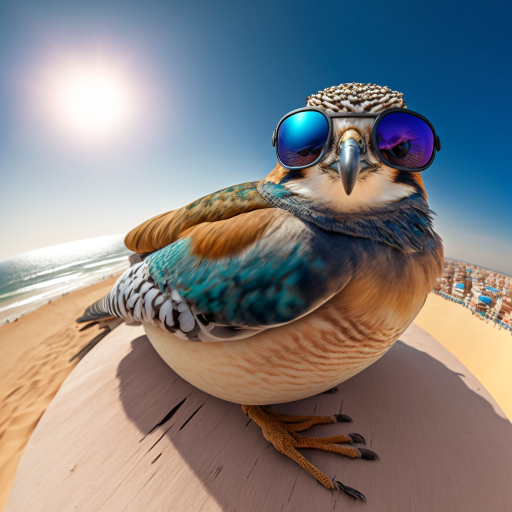
#> input picture supervisely/split_n_merge/input/a_bird_with_fashion_sunglasses.png, 1024 x 1024 px, given as the content of the folder input/DAVIS/Annotations_unsupervised/480p/, which was not available (shown at 1/2 size)
$ python visualizer.py
#> lines starting #> are read from the running program, lines starting #| are printed output that depends on the picture; after the words box and inside, x2 and y2 are one past the last pixel; in counts of white or black regions, pixels touching at a corner belong together; pictures that were not available may be replaced by others from this repository, and a replacement may not be noted
import logging
import urllib.request
import zipfile
import cv2
import numpy as np
import os
from PIL import Image


logging.basicConfig(level=logging.INFO)


# ------------------------- OPTIONAL -------------------------
# Download file
# [42 lines left out: functions download_and_show_progress, extract_all, not called in this run]


# --------------------------- MAIN ---------------------------
def create_dir(dir_name: str) -> str:
    """
    Checks existence of directory, creates if it doesn't exist

    :params:
        :param dir_name: name for dir
        :return: dir_name for the following operations
    """
    if not os.path.exists(dir_name):
        os.mkdir(dir_name)
    return dir_name


def remove_black_background_in_annotation(input_dir: str, output_dir: str):
    """
    Deletes black background in annotation files and saves with transparent one in new place

    :params:
        :param input_dir: directory with annotation images
        :param output_dir: new directory where output file will be saved
    """
    logging.info(f' Removing of black background in annotations started')
    save_dir = create_dir(output_dir)
    for directory in os.listdir(input_dir):
        save_subdir = create_dir(f'{save_dir}{directory}/')
        for file in os.listdir(f'{input_dir}{directory}'):
            file_path = f'{annotations_dir}{directory}/{file}'
            img_mask = cv2.imread(file_path)
            # convert BGR в RGBA
            alpha = np.ones(img_mask.shape[:2], dtype=img_mask.dtype) * 255
            rgba = cv2.merge((img_mask, alpha))
            # create mask for black background
            gray = cv2.cvtColor(img_mask, cv2.COLOR_BGR2GRAY)
            _, mask = cv2.threshold(gray, 1, 255, cv2.THRESH_BINARY)
            # apply mask
            rgba[:, :, 3] = mask
            save_name = f'{save_subdir}{file}'
            cv2.imwrite(save_name, rgba)
    logging.info(f' Removing of black background in annotations finished')


def merge_image_and_annotation_opencv(intput_image_dir: str, input_mask_dir: str, output_dir: str):
    """
    Merges source image from sequence with prepared mask and saves as new image

    :params:
        :param intput_image_dir: directory with source images
        :param input_mask_dir: directory with annotation images
        :param output_dir: new directory where annotated images will be saved
    """
    logging.info(f' Merging of images and annotations started')
    save_dir = create_dir(output_dir)
    for directory in os.listdir(intput_image_dir):
        save_subdir = create_dir(f'{save_dir}{directory}/')
        for file in os.listdir(f'{intput_image_dir}{directory}'):
            jpg_image = cv2.imread(f'{intput_image_dir}{directory}/{file}')
            png_image = cv2.imread(f'{input_mask_dir}{directory}/{file.split(".")[0]}.png')
            overlay = cv2.addWeighted(jpg_image, 1, png_image, 1, 0)
            save_name = f'{save_subdir}{file}'
            cv2.imwrite(save_name, overlay)
    logging.info(f' Merging of images and annotations finished')


def create_contour_for_annotation(input_dir: str, output_dir: str):
    """
    Draws contour for object in image file with transparent background

    :params:
        :param input_dir: directory with annotation images
        :param output_dir: new directory where contour images will be saved
    """
    logging.info(f' Merging of images and annotations started')
    save_dir = create_dir(output_dir)
    for directory in os.listdir(input_dir):
        save_subdir = create_dir(f'{save_dir}{directory}/')
        for file in os.listdir(f'{input_dir}{directory}'):
            mask = f'{input_dir}{directory}/{file}'
            image = cv2.imread(mask, cv2.IMREAD_UNCHANGED)
            # Convert the image to grayscale
            gray_image = cv2.cvtColor(image, cv2.COLOR_BGR2GRAY)
            # Apply thresholding to obtain a binary image
            _, thresh = cv2.threshold(gray_image, 1, 255, cv2.THRESH_BINARY)
            # Find contours in the binary image
            contours, _ = cv2.findContours(thresh, cv2.RETR_EXTERNAL, cv2.CHAIN_APPROX_SIMPLE)
            # Create a new blank image with the same size as the original image
            image[:, :, :3] = 0  # set the RGB channels to 0
            image[:, :, 3] = 0  # set the alpha channel to 0
            # Draw the black contour on the blank image
            cv2.drawContours(image, contours, -1, (0, 0, 0, 255), 1)
            # Save the black contour as a PNG image
            save_name = f'{save_subdir}{file}'
            cv2.imwrite(save_name, image)
    logging.info(f' Merging of images and annotations finished')


def merge_image_and_contour_pil(intput_image_dir: str, input_contour_dir: str, output_dir: str):
    """
    Merges masked image from sequence with contour for its mask and saves as new image

    :params:
        :param intput_image_dir: directory with masked images
        :param input_contour_dir: directory with contour images
        :param output_dir: new directory where contoured images will be saved
    """
    logging.info(f' Merging of annotated images and contours started')
    save_dir = create_dir(output_dir)
    for directory in os.listdir(intput_image_dir):
        save_subdir = create_dir(f'{save_dir}{directory}/')
        for file in os.listdir(f'{intput_image_dir}{directory}'):
            jpg_image = Image.open(f'{intput_image_dir}{directory}/{file}')
            png_image = Image.open(f'{input_contour_dir}{directory}/{file.split(".")[0]}.png')
            jpg_image.paste(png_image, (0, 0), png_image)
            save_name = f'{save_subdir}{file}'
            jpg_image.save(save_name)
    logging.info(f' Merging of annotated images and contours finished')


def get_min_width_of_images(source_catalog: str) -> int:
    """
    Checks width in all source images

    :params:
        :param source_catalog: catalog with source images
        :return: min_width - the smallest width of all images
    """
    directories = os.listdir(source_catalog)
    min_width = set()
    for directory in directories:
        file = os.listdir(source_catalog + directory)[0]
        img = cv2.imread(f'{source_catalog}{directory}/{file}')
        _, width, _ = img.shape
        min_width.add(width)
    min_width = min(min_width)
    return min_width


# [31 lines left out: function resize_prepared_jpgs, not called in this run]


def does_input_data_exist(source_dir: str) -> bool:
    """
    Checks input directory for data existence

    :params:
    :param source_dir: input directory with data
    :return: "True" if it exists, "False" if it doesn't
    """
    return bool(os.listdir(source_dir))


def check_input_data_consistency():
    """
    Checks consistency of input data

    :return: raises error FileNotFoundError if not consistent
    """
    if os.listdir(annotations_dir) != os.listdir(source_images_dir):
        raise FileNotFoundError


# [29 lines left out: functions convert_sequence_to_video, merge_videos_ffmpeg, not called in this run]


# Replace with the URL of the archive you want to download
url = "https://data.vision.ee.ethz.ch/csergi/share/davis/DAVIS-2017-Unsupervised-trainval-480p.zip"

# --------------------------- DIRECTORIES ---------------------------
input_directory = 'input/'
annotations_dir = 'input/DAVIS/Annotations_unsupervised/480p/'  # depends on the hierarchy in the archive
source_images_dir = 'input/DAVIS/JPEGImages/480p/'  # depends on the hierarchy in the archive
output_main_dir = 'output/'
prepared_annotations_dir = 'output/prepared_annotations/'
masked_images_dir = 'output/masked_images/'
contours_dir = 'output/contours/'
contoured_images_dir = 'output/contoured_images/'
resized_images_dir = 'output/resized_images/'
videos_dir = 'output/videos/'


# ---------------------------- EXECUTION ----------------------------
if __name__ == "__main__":
    for folder in [input_directory, output_main_dir]:
        create_dir(folder)

    while not does_input_data_exist(input_directory):
        input("There is no data to process. Place 'DAVIS' folder from archive in 'input' folder and press Enter.")

    check_input_data_consistency()
    remove_black_background_in_annotation(annotations_dir, prepared_annotations_dir)
#> in remove_black_background_in_annotation, img_mask is the input picture: shape (1024, 1024, 3); mean B, G, R 129.1, 128.9, 131.9
#> in remove_black_background_in_annotation, `gray = cv2.cvtColor(img_mask, cv2.COLOR_BGR2GRAY)`:
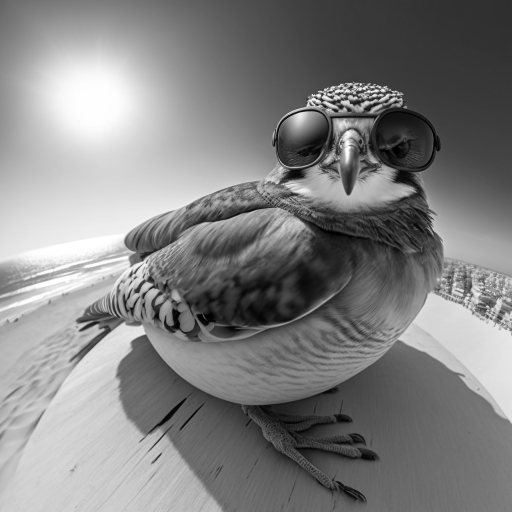
#> gray: shape (1024, 1024) (shown at 1/2 size); min 0, max 255, mean 129.8
#> in remove_black_background_in_annotation, `_, mask = cv2.threshold(gray, 1, 255, cv2.THRESH_BINARY)`:
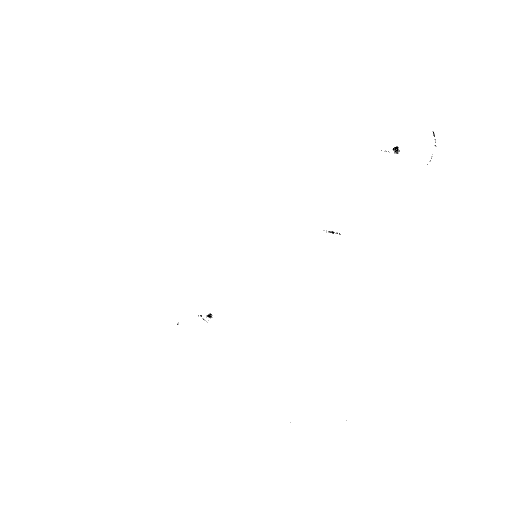
#> mask: shape (1024, 1024) (shown at 1/2 size); 100% white; black in thin lines or dots, all inside (x1, y1, x2, y2) = (354, 262, 873, 846)
#> in remove_black_background_in_annotation, `rgba[:, :, 3] = mask`: rgba: shape (1024, 1024, 4); mean B, G, R, A 129.1, 128.9, 131.9, 254.9
    merge_image_and_annotation_opencv(source_images_dir, prepared_annotations_dir, masked_images_dir)
#> in merge_image_and_annotation_opencv, `overlay = cv2.addWeighted(jpg_image, 1, png_image, 1, 0)`:
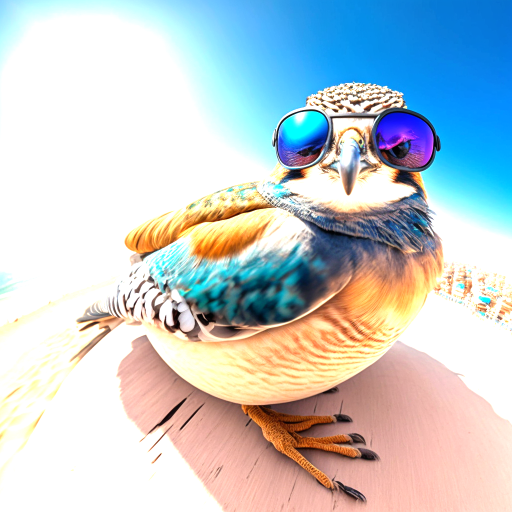
#> overlay: shape (1024, 1024, 3) (shown at 1/2 size); mean B, G, R 207.2, 203.4, 193.7
    create_contour_for_annotation(prepared_annotations_dir, contours_dir)
    merge_image_and_contour_pil(masked_images_dir, contours_dir, contoured_images_dir)
    min_width_px = get_min_width_of_images(contoured_images_dir)
#> (the run stopped early here; a loop or call above may not have finished)
